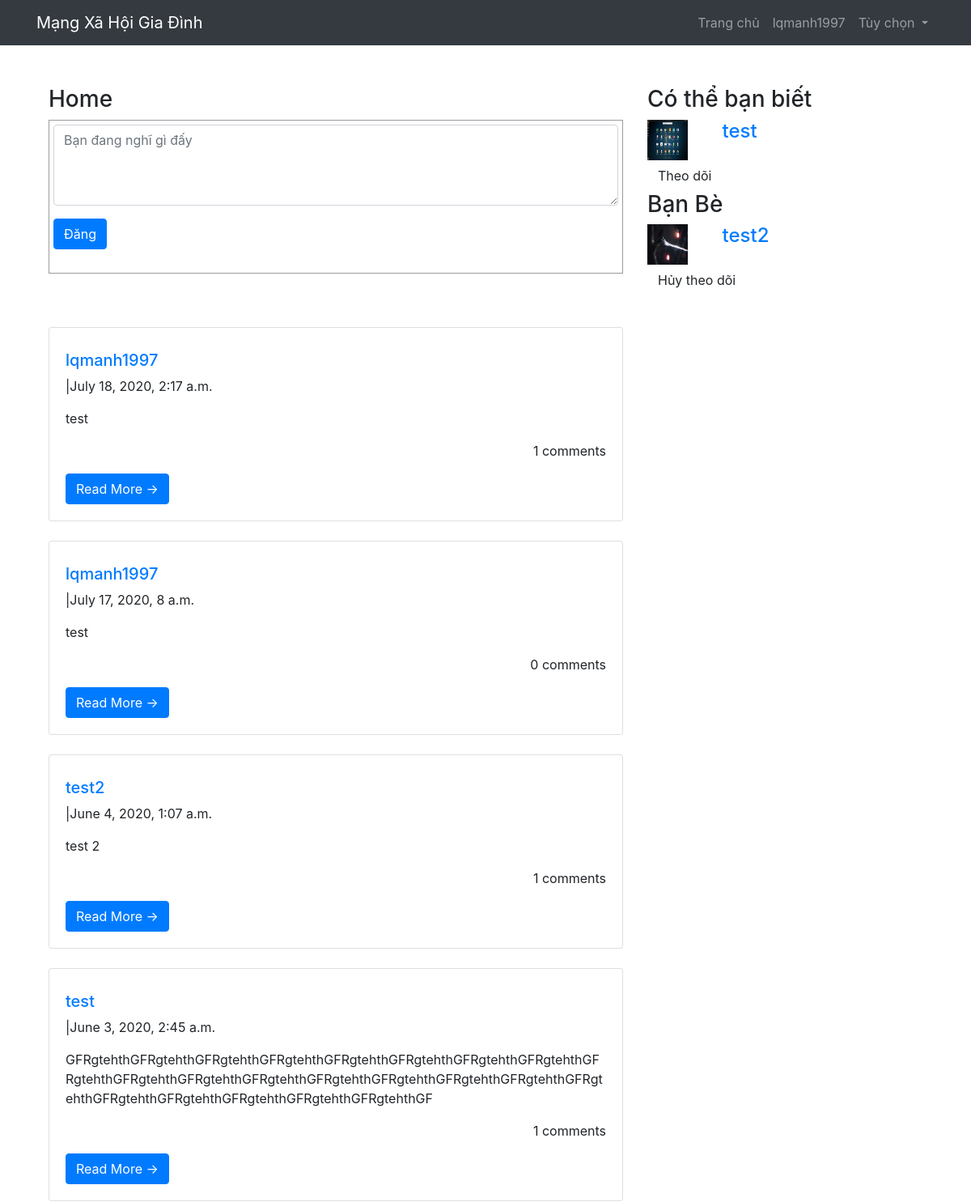
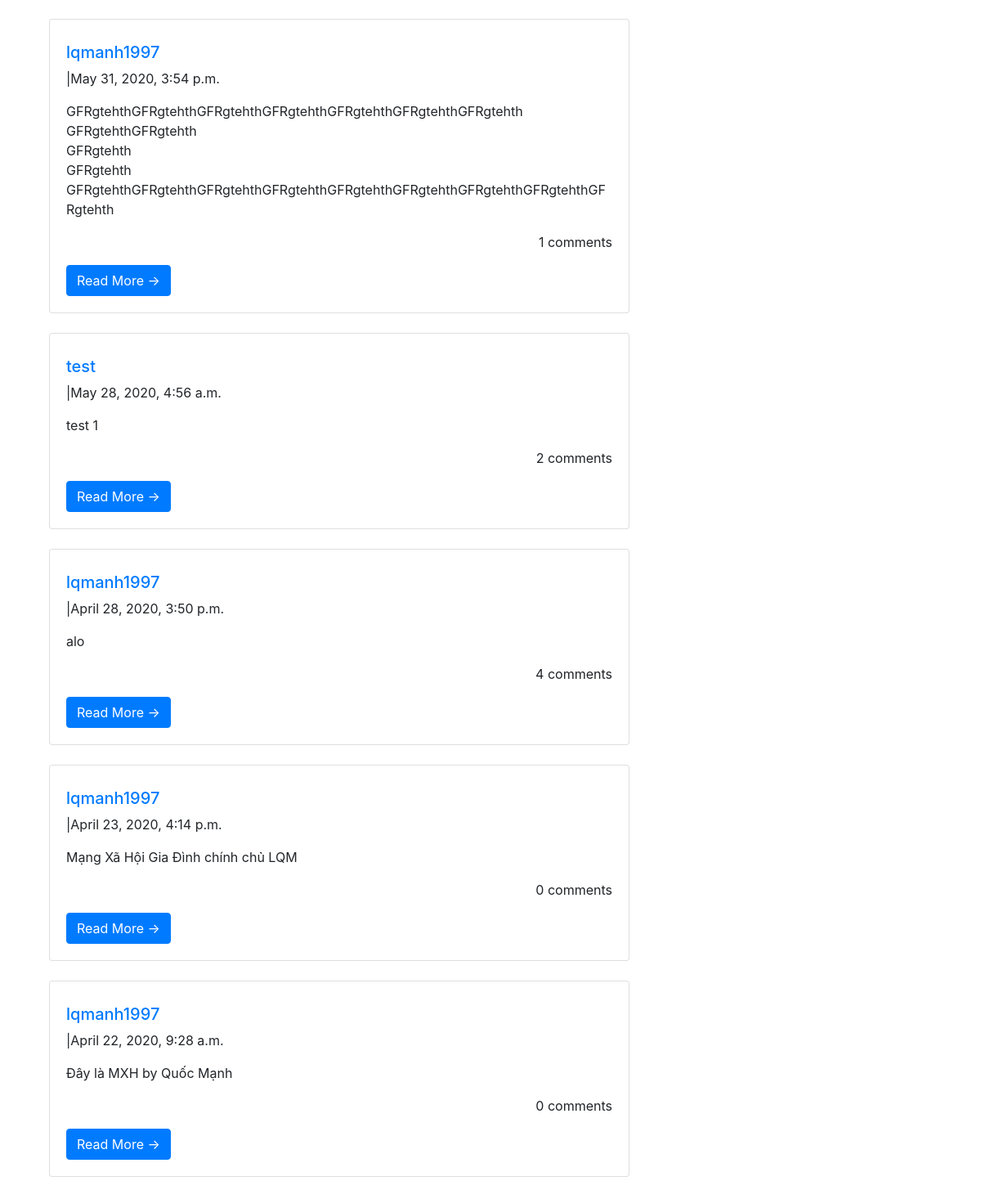
The app's page / (signed in) with its own data (2 pictures, top to bottom).
### home/models.py (models this page shows, shortened)
class Post(models.Model):
    post = models.TextField(max_length=500)
    user = models.ForeignKey(User, on_delete=models.CASCADE)
    created = models.DateTimeField(auto_now_add=True)
    updated = models.DateTimeField(auto_now=True)
    class Meta:
        ordering = ['-created']

### app/models.py (models this page shows, shortened)
class UserProfile(models.Model):
    user = models.OneToOneField(User, on_delete=models.CASCADE)
    description = models.CharField(max_length=100, default='')
    city = models.CharField(max_length=100, default='')
    website = models.URLField(default='')
    phone = models.IntegerField(default=0)
    image = models.ImageField(upload_to='static/images', blank=True, default='1.png')

### home/views.py (the view, shortened to what this page needs)
# urls.py: path('', views.HomeView.as_view(), name='home'),
class HomeView(TemplateView):
    template_name = 'home/home.html'
    def get(self, request):
        form = HomeForm()
        users = User.objects.exclude(id=request.user.id)
        try:
            friend = Friend.objects.get(current_user=request.user)
            friends = friend.users.all()
        except Friend.DoesNotExist:
            friends = None
        posts = Post.objects.all()
        print(request.user.id)
        pageSize = 5
        keyword = request.GET.get('keyword', '')
        page = int(request.GET.get('page', 1))
        context = {'form': form, 'posts': posts, 'users': users, 'friends': friends}
        return render(request, self.template_name, context)

### home/forms.py
class HomeForm(forms.ModelForm):
    post = forms.CharField(widget=forms.Textarea(
        attrs= {
            'class': 'form-control',
            'placeholder': 'Bạn đang nghĩ gì đấy',
            'style': 'height: 100px',
        }
    ))
    class Meta:
        model = Post
        fields = ('post',)

### home/templates/home/home.html (shortened to what this page needs)
{% extends 'base.html' %}
{% block body %}
    <div class="container" style="margin-top: 50px">
    <div class="row">
    <div class = "col-md-8">
    <h3>Home</h3>
        <form method="post">
        <div style="border: 1px solid #9c9b9b; padding: 5px; margin-bottom: 50px;">
        {{form.post}}
        <button class="btn btn-primary" type="submit">Đăng</button><br>
            <br>
        </div>
    <div class="row">
        <div class="col-md-12 mt-3">
            {% for post in posts %}
            <div class="card mb-4">
                <div class="card-body">
                    <p class="card-text text-muted h6"><a href="{% url 'view_profile_with_pk' pk=post.user.pk %}"><h5>{{ post.user }}</h5></a>|{{ post.created }}</p>
                    <p class="card-text">{{post.post|slice:":200"|linebreaksbr }}</p>
                    <p style="text-align: right">{{ post.comments.count }} comments</p>
                    <a href="{% url 'detail_post' post.id %}" class="btn btn-primary">Read More &rarr;</a>
                </div>
            </div>
            {% endfor %}
        </div>
    </div>
        </form>
    </div>
    <div class = "col-md-4">
        <h3>Có thể bạn biết</h3>
        {% for user in users %}
        {% if not user in friends %}
            <div class="row">
                <div class="col-md-3"><img class="img-responsive" src="/{{ user.userprofile.image }}"style="width: 50px; height: 50px"></div>
                <div class="col-md-9"><a href="{% url 'view_profile_with_pk' pk=user.pk %}"><h4>{{ user.username }}</h4></a></div>
            </div>
            <a href="{% url 'change_friend' operation='add' pk=user.pk %}">
            <button class="btn btn-default">Theo dõi</button></a>
            {% endif %}
        {% endfor %}
        <h3>Bạn Bè</h3>
        {% for friend in friends %}
            <div class="row">
                <div class="col-md-3"><img class="img-responsive" src="/{{ friend.userprofile.image }}"style="width: 50px; height: 50px"></div>
                <div class="col-md-9"><a href="{% url 'view_profile_with_pk' pk=friend.pk %}"><h4>{{ friend.username }}</h4></a></div>
            </div>
            <a href="{% url 'change_friend' operation='remove' pk=friend.pk %}">
            <button class="btn btn-default">Hủy theo dõi</button></a>
        {% endfor %}
    </div>
    </div>
    </div>
{% endblock body %}

### app/templates/base.html (shortened to what this page needs)
<html lang="en">
{% block head %}
<head>
    <link rel="stylesheet" href="https://stackpath.bootstrapcdn.com/bootstrap/4.5.0/css/bootstrap.min.css">
    <link rel="stylesheet" href="/static/css/login.css">
</head>
{% endblock head %}
<body>
  <nav class="navbar navbar-expand-md bg-dark navbar-dark">
  <div class="container">
  <a class="navbar-brand" href="{% url 'home' %}">Mạng Xã Hội Gia Đình</a>
      {% if user.username %}
  <div class="collapse navbar-collapse" id="collapsibleNavbar">
    <ul class="navbar-nav ml-auto">
      <li class="nav-item">
        <a class="nav-link" href="{% url 'home' %}">Trang chủ</a>
      </li>
      <li class="nav-item">
        <a class="nav-link" href="{% url 'view_profile' %}">{{ request.user }}</a>
      </li>
      <li class="nav-item dropdown">
      <a class="nav-link dropdown-toggle" href="#" id="navbardrop" data-toggle="dropdown">
        Tùy chọn
      </a>
    </li>
    </ul>
  </div>
      {% endif %}
  </div>
</nav>
<div class="container">
{% block body %}
{% endblock body %}
</div>
</body>
</html>

### records on screen
Post: created "July 18, 2020, 2:17 a.m.", post "test", comments.count "1"
Post: created "July 17, 2020, 8 a.m.", post "test", comments.count "0"
Post: created "June 4, 2020, 1:07 a.m.", post "test 2", comments.count "1"
Post: created "June 3, 2020, 2:45 a.m.", post "GFRgtehthGFRgtehthGFRgtehthGFRgtehthGFRgtehthGFRgtehthGFRgtehthGFRgtehthGFRgtehthGFRgtehthGFRgtehthGFRgtehthGFRgtehthGFRgtehthGFRgtehthGFRgtehthGFRgtehthGFRgtehthGFRgtehthGFRgtehthGFRgtehthGFRgtehthGF", comments.count "1"
Post: created "May 31, 2020, 3:54 p.m.", post "GFRgtehthGFRgtehthGFRgtehthGFRgtehthGFRgtehthGFRgtehthGFRgtehth GFRgtehthGFRgtehth GFRgtehth GFRgtehth GFRgtehthGFRgtehthGFRgtehthGFRgtehthGFRgtehthGFRgtehthGFRgtehthGFRgtehthGFRgtehth", comments.count "1"
Post: created "May 28, 2020, 4:56 a.m.", post "test 1", comments.count "2"
Post: created "April 28, 2020, 3:50 p.m.", post "alo", comments.count "4"
Post: created "April 23, 2020, 4:14 p.m.", post "Mạng Xã Hội Gia Đình chính chủ LQM", comments.count "0"
Post: created "April 22, 2020, 9:28 a.m.", post "Đây là MXH by Quốc Mạnh", comments.count "0"

### other values on screen
{{ request.user }} "lqmanh1997"
{{ user.username }} "test"
{{ friend.username }} "test2"
